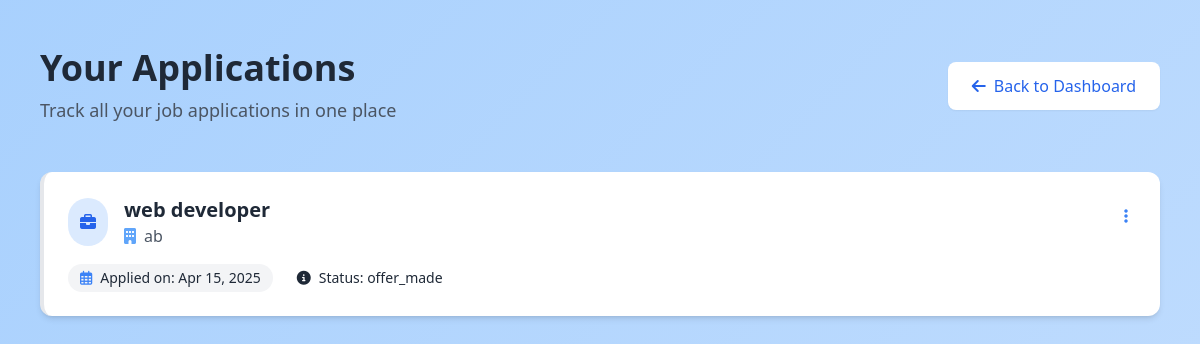
/jobs/applications/ (signed in), run on the app's committed database.
### jobs/models.py (models this page shows, shortened)
class JobApplication(models.Model):
    job = models.ForeignKey(JobPosting, on_delete=models.CASCADE, related_name='applications')
    applicant = models.ForeignKey(User, on_delete=models.CASCADE, related_name='applications')
    applied_on = models.DateTimeField(auto_now_add=True)
    status = models.CharField(max_length=50, choices=[
        ('pending', 'Pending'),
        ('accepted', 'Accepted'),
        ('rejected', 'Rejected'),
        ('interview_scheduled', 'Interview Scheduled'),
        ('offer_made', 'Offer Made'),
    ])
    cv = models.FileField(upload_to='cvs/', blank=True, null=True)

class JobPosting(models.Model):
    organization = models.ForeignKey(Organization, on_delete=models.CASCADE, related_name='job_postings')
    title = models.CharField(max_length=255)
    description = models.TextField()
    required_qualifications = models.TextField()
    required_skills = models.ManyToManyField(Skill, blank=True)  # Use the same Skill model
    location = models.CharField(max_length=100)
    posted_on = models.DateTimeField(auto_now_add=True)
    application_deadline = models.DateTimeField()
    job_post_image = models.ImageField(upload_to='job_images/', blank=True, null=True)
    posted_by = models.ForeignKey(User,on_delete=models.SET_NULL,null=True,related_name='posted_jobs')

### organizations/models.py (models this page shows, shortened)
class Organization(models.Model):
    user = models.OneToOneField(User, on_delete=models.CASCADE)
    name = models.CharField(max_length=255)
    description = models.TextField(blank=True, null=True)
    website = models.URLField()
    registration_number = models.CharField(max_length=100)
    profile_image = models.ImageField(upload_to='profile_images/', blank=True, null=True)
    banner_image = models.ImageField(upload_to='banner_images/', blank=True, null=True)
    created_at = models.DateTimeField(auto_now_add=True)
    updated_at = models.DateTimeField(auto_now=True)
    is_verified = models.BooleanField(default=False)  # New verification field

### jobs/views.py (the view)
# urls.py: path('applications/', user_job_applications, name='user_job_applications'),
@login_required
def user_job_applications(request):
    applications = JobApplication.objects.filter(applicant=request.user)
    return render(request, 'jobs/job_application_list.html', {'applications': applications})

### jobs/templates/jobs/job_application_list.html (shortened to what this page needs)
{% load static tailwind_tags %}
<!DOCTYPE html>
<html lang="en">
<head>
    {% tailwind_css %}
    <link href="https://cdnjs.cloudflare.com/ajax/libs/font-awesome/6.4.0/css/all.min.css" rel="stylesheet">
</head>
<body class="bg-animate min-h-screen font-sans antialiased text-gray-800">
    <div class="container mx-auto px-4 py-12 max-w-6xl">
        <div class="flex justify-between items-center mb-12 animate-fadeIn">
            <div>
                <h1 class="text-4xl font-bold text-gray-800 mb-2">Your Applications</h1>
                <p class="text-lg text-gray-600">Track all your job applications in one place</p>
            </div>
            <a href="{% url 'user_dashboard' %}" class="flex items-center space-x-2 bg-white hover:bg-gray-50 text-blue-600 font-medium px-6 py-3 rounded-lg shadow-sm transition-all duration-300">
                <i class="fas fa-arrow-left"></i>
                <span>Back to Dashboard</span>
            </a>
        </div>
        <div class="space-y-6">
            {% if applications %}
                {% for application in applications %}
                <div class="application-card opacity-0 delay-{% cycle '100' '200' '300' %} bg-white rounded-xl p-6 shadow-md border-l-4
                    {% if application.status == 'Rejected' %}border-red-400{% endif %}">
                    <div class="flex flex-col md:flex-row md:justify-between md:items-start gap-4">
                        <div class="flex-1">
                            <div class="flex items-center space-x-4 mb-3">
                                <div class="bg-blue-100 p-3 rounded-full">
                                    <i class="fas fa-briefcase text-blue-600"></i>
                                </div>
                                <div>
                                    <h3 class="text-xl font-bold text-gray-800">{{ application.job.title }}</h3>
                                    <p class="text-gray-600 flex items-center">
                                        <i class="fas fa-building mr-2 text-blue-400"></i>
                                        {{ application.job.organization.name }}
                                    </p>
                                </div>
                            </div>
                            <div class="flex flex-wrap gap-3 mt-4">
                                <div class="flex items-center text-sm bg-gray-100 px-3 py-1 rounded-full">
                                    <i class="far fa-calendar-alt mr-2 text-blue-500"></i>
                                    <span>Applied on: {{ application.applied_on|date:"M d, Y" }}</span>
                                </div>
                                <div class="flex items-center text-sm px-3 py-1 rounded-full
                                    {% if application.status == 'Rejected' %}status-rejected{% endif %}">
                                    <i class="fas fa-info-circle mr-2"></i>
                                    <span>Status: {{ application.status }}</span>
                                </div>
                            </div>
                        </div>
                        <div class="flex space-x-3">
                            <button class="p-2 text-blue-500 hover:text-blue-700 transition-colors">
                                <i class="fas fa-ellipsis-v"></i>
                            </button>
                        </div>
                    </div>
                </div>
                {% endfor %}
            {% endif %}
        </div>
    </div>
</body>
</html>

### jobs/templates/jobs/job_application_list.html (style rules this page uses)
.bg-animate { background: linear-gradient(-45deg, rgba(239, 246, 255, 0.8), rgba(219, 234, 254, 0.8), rgba(191, 219, 254, 0.8), rgba(147, 197, 253, 0.8)); background-size: 400% 400%; animation: gradientBG 15s ease infinite; }
.application-card { transition: all 0.3s ease; animation: fadeIn 0.6s ease-out forwards; }
.delay-100 { animation-delay: 0.1s; }

### data on the page
JobApplication: job "web developer", job.organization.name "ab", applied_on "Apr 15, 2025", status "offer_made"
